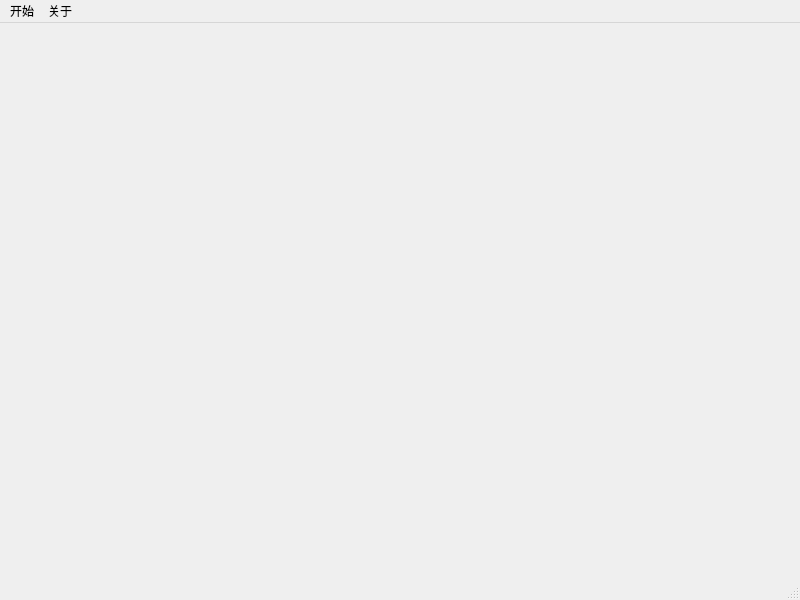
<?xml version="1.0" encoding="UTF-8"?>
<ui version="4.0">
 <class>MainScene</class>
 <widget class="QMainWindow" name="MainScene">
  <property name="geometry">
   <rect>
    <x>0</x>
    <y>0</y>
    <width>800</width>
    <height>600</height>
   </rect>
  </property>
  <property name="windowTitle">
   <string>MainScene</string>
  </property>
  <widget class="QWidget" name="centralwidget"/>
  <widget class="QMenuBar" name="menubar">
   <property name="geometry">
    <rect>
     <x>0</x>
     <y>0</y>
     <width>800</width>
     <height>26</height>
    </rect>
   </property>
   <widget class="QMenu" name="menu">
    <property name="title">
     <string>开始</string>
    </property>
    <addaction name="actionQuit"/>
   </widget>
   <widget class="QMenu" name="menu_2">
    <property name="title">
     <string>关于</string>
    </property>
   </widget>
   <addaction name="menu"/>
   <addaction name="menu_2"/>
  </widget>
  <widget class="QStatusBar" name="statusbar"/>
  <action name="actionQuit">
   <property name="text">
    <string>退出</string>
   </property>
  </action>
 </widget>
 <resources/>
 <connections/>
</ui>
